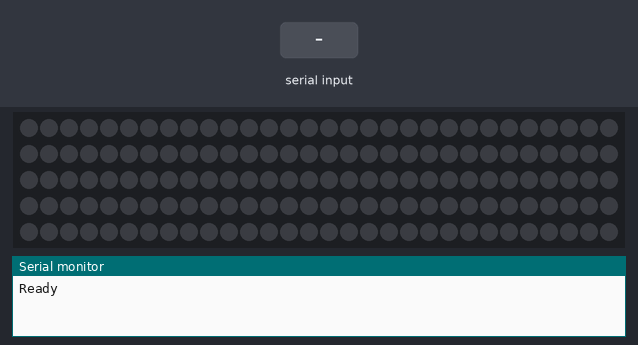
Bench run of a sketch on a simulated Arduino Uno, built with avr-gcc and run on an emulated ATmega328P. On the bench: 150 RGB LEDs in strip order, left to right, continuing on the next row, the last lines printed to the serial monitor. Inputs (shaded band) come from the test bench. Dim RGB values are drawn brighter than linear.

Above: at 1.2 s.
1.3 s: "1,90\n" received over Serial
At 2.5 s:
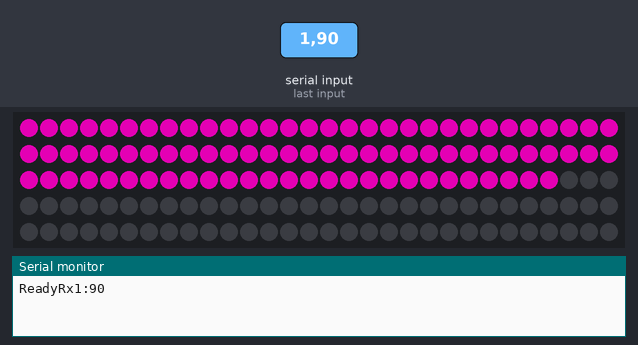
2.8 s: "90,45\n" received over Serial
At 3.7 s:
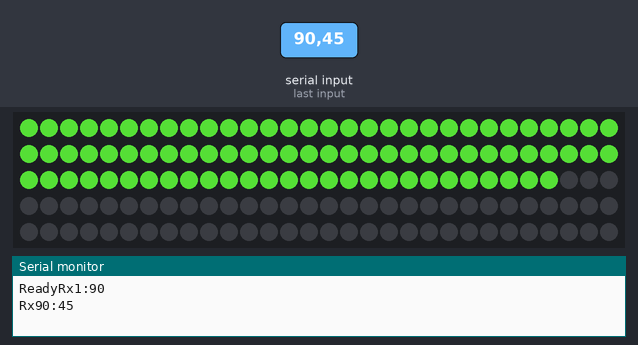
4.3 s: "30,150\n" received over Serial
At 4.9 s:
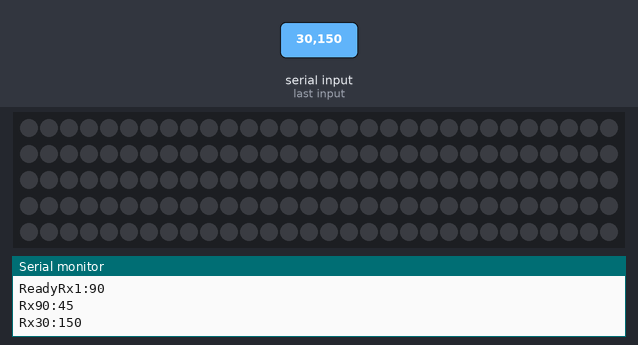
Timing chart, 0 to 7.3 s (numbered marks = the images above; inputs shaded):
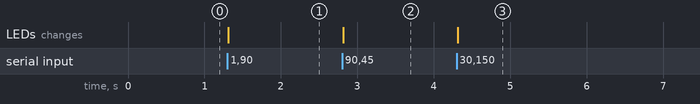

Measured:
- after the input at 1.3 s, the LEDs: change at once (image 1)
- after the input at 2.8 s, the LEDs: change at once (image 2)
- after the input at 4.3 s, the LEDs: change at once (image 3)

The sketch:

LEDTEST.ino
```cpp
#include <Adafruit_NeoPixel.h>
#define PIN 6

int colours[8][3]={{204, 0, 0},{191,0,151},{171, 9, 36},{0,204,0},{150,125,0},{200,200,200},{25,25,240},{0, 125, 53}};

/*anger: red
"contempt": reddy purple
"disgust": pink
"fear": green
"happiness": light yellow,
"neutral": white
"sadness": blue
"surprise: teal*/

Adafruit_NeoPixel strip = Adafruit_NeoPixel(150, PIN, NEO_GRB + NEO_KHZ800);

void setup() {
  // declare the ledPin as an OUTPUT:
  strip.begin();
  strip.clear();
  strip.show();
  Serial.begin(9600);
  Serial.print("Ready");
}

void loop() {
  if (Serial.available() >= 4) {
    int colour = Serial.parseInt();
    int strength = Serial.parseInt();
    Serial.print("Rx");
    Serial.print(colour);
    Serial.print(":");
    Serial.print(strength);
    Serial.print('\n');

    int r = strength*colours[colour][0] /100;
    int g = strength*colours[colour][1] /100;
    int b = strength*colours[colour][2] /100;

    for (int i=0; i <= 86; i++){
      strip.setPixelColor(i,r,g,b);
    }
    int brightness = (200*strength)/brightness;
    strip.setBrightness(brightness);
    strip.show();
  }
}
```
